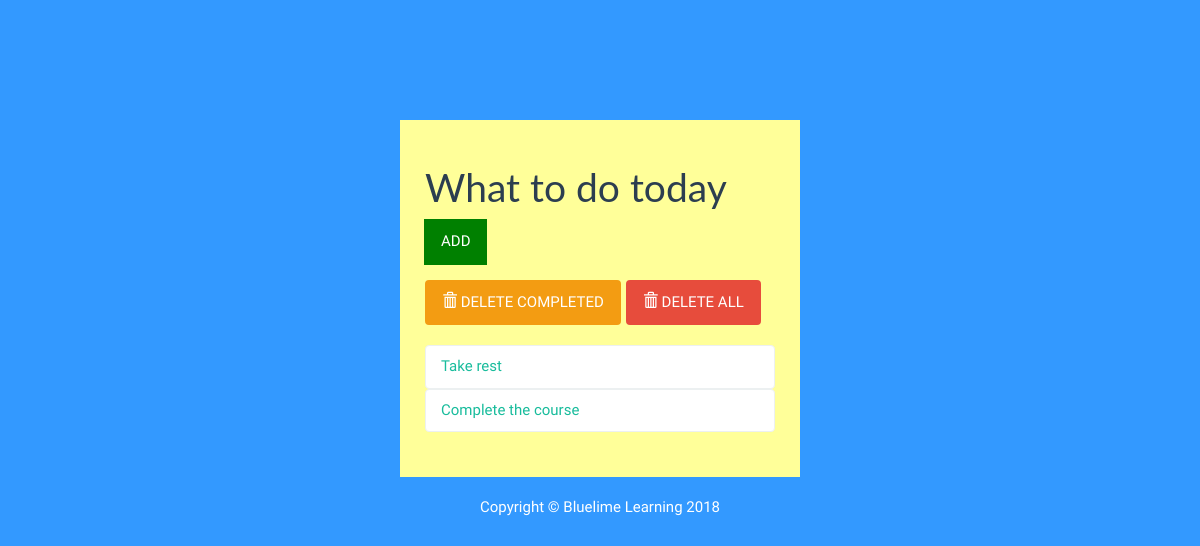
Before: / with the older database file.
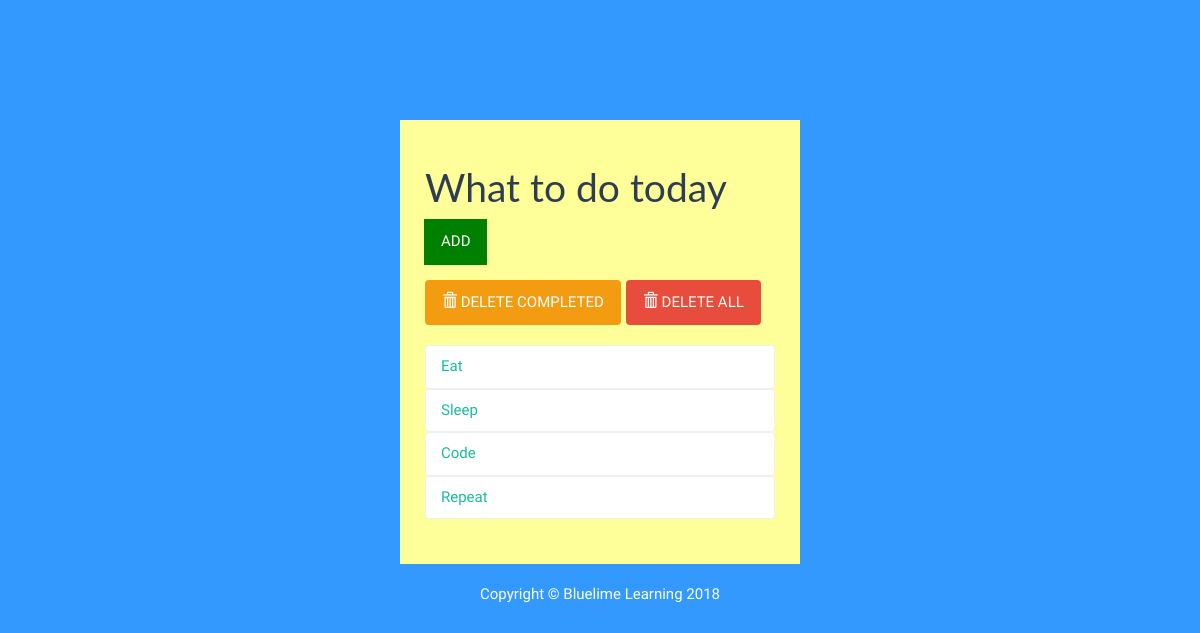
After: the same page with the newer database file.
### todolist/models.py (models this page shows, shortened)
class Todolist(models.Model):
    text = models.CharField(max_length=50)
    completed = models.BooleanField(default=False)

### todolist/views.py (the view)
# urls.py: path('', views.index, name='index'),
def index(request):
    todo_items = Todolist.objects.order_by('id')
    form = TodoListForm()
    context = {'todo_items': todo_items, 'form': form}
    return render(request, 'todolist/index.html', context)

### todolist/templates/todolist/index.html (shortened to what this page needs)
{% load static %}
<!DOCTYPE html>
<html lang="en">
	<head>
		<link rel="stylesheet" href="{% static 'todolist/bs/css/flatly.min.css' %}" />
		<link rel="stylesheet" href="{% static 'todolist/styles.css' %}" />
	</head>
	<body>
		<div class="container-fluid" id="wrapper">
			<div class="row">
				<div class="col-lg-4 col-lg-offset-4" id="content">
					<h1>What to do today </h1>
					<form action="{% url 'add' %}" method="POST" role="form">
						<div class="form-group">
							<div class="input-group">
							  <span class="input-group-btn">
								  <button type="submit" class="btn btn-default" id="add-btn">ADD</button>
							  </span>
							</div>
						</div>
					</form>
					<div class="row t10">
						<div class="col-lg-12">
							<div class="btn-toolbar">
								<div class="btn-group">
									<a href="{% url 'deletecompleted' %}">
									<button type="button" class="btn btn-warning">
										<i class="glyphicon glyphicon-trash"></i> DELETE COMPLETED
									</button>
									</a>
								</div>
								<div class="btn-group">
									<a href="{% url 'deleteall' %}">
									<button type="button" class="btn btn-danger">
										<i class="glyphicon glyphicon-trash"></i> DELETE ALL
									</button>
									</a>
								</div>
							</div>
						</div>
					</div>
					<ul class="list-group t20">
						{% for todolist in todo_items %}
							{% if todolist.completed %}
							<li class="list-group-item todo-completed">{{todolist.text}}</li>
							{% else %}
							<a href="{% url 'completed' todolist.id %}"><li class="list-group-item">{{todolist.text}}</li></a>
							{% endif %}
							{% endfor %}
					</ul>
				</div>
			</div>
			<footer>
				<div class="row pad">
					<div class="col-lg-12 text-center">
						Copyright &copy; Bluelime Learning 2018
					</div>
				</div>
			</footer>
		</div>
	</body>
</html>

### todolist/static/todolist/styles.css (style rules this page uses)
body { background: #3399ff; font-family: 'Oswald', 'Futura', sans-serif; }
#wrapper { margin-top: 10% !important; }
#content { background:#ffff99; padding: 25px; }
.t10 { margin-top: 10px; }
.t20 { margin-top: 20px; }
footer { margin-top: 20px; color: white; }
#add-btn { background-color:green; border-color:green; }

Changed rows visible on the page:
removed Todolist: text "Take rest"
removed Todolist: text "Complete the course"
added Todolist: text "Eat"
added Todolist: text "Sleep"
added Todolist: text "Code"
added Todolist: text "Repeat"
